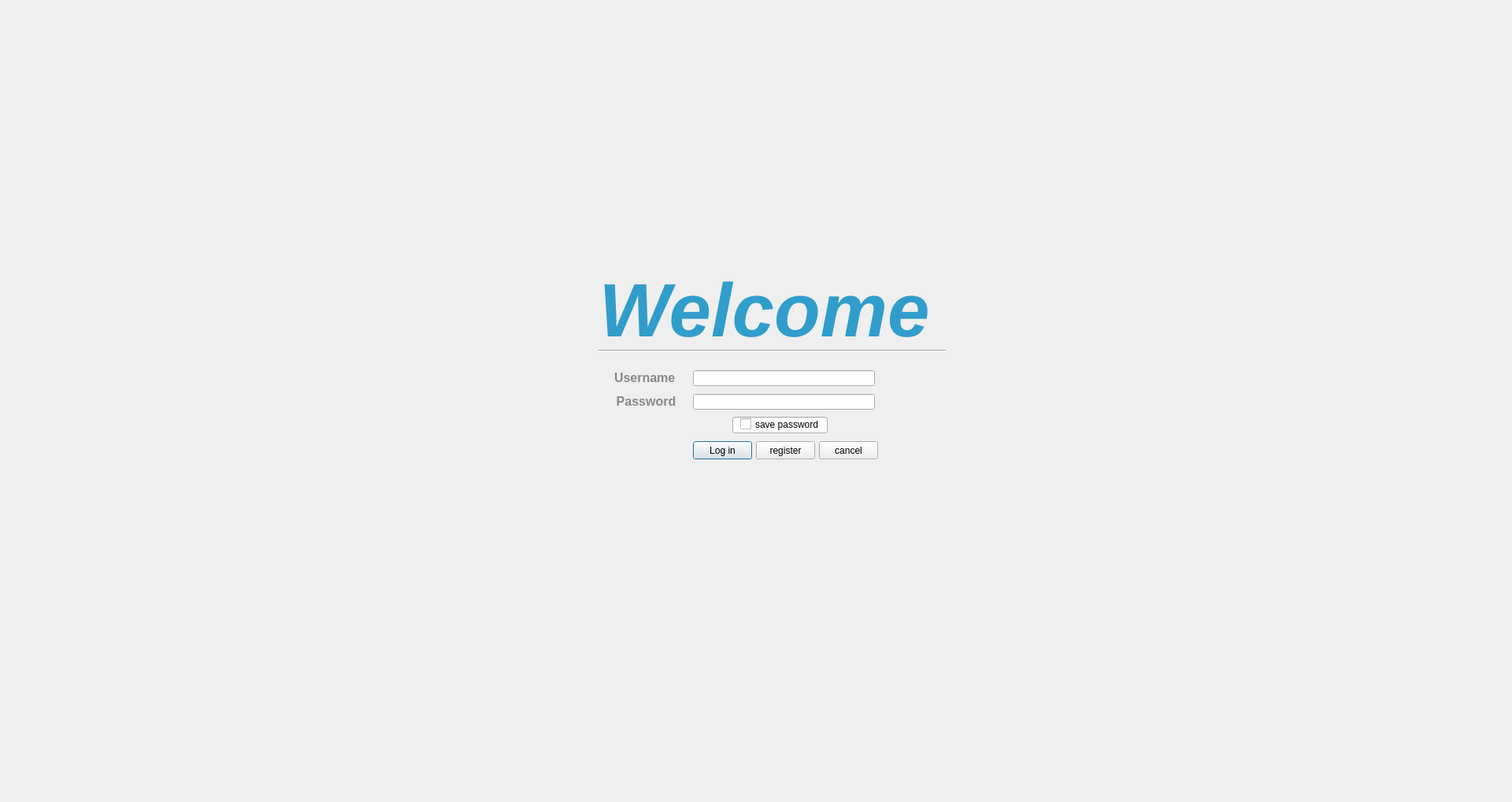
<?xml version="1.0" encoding="UTF-8"?>
<ui version="4.0">
 <class>Dialog</class>
 <widget class="QDialog" name="Dialog">
  <property name="geometry">
   <rect>
    <x>0</x>
    <y>0</y>
    <width>1920</width>
    <height>1018</height>
   </rect>
  </property>
  <property name="windowTitle">
   <string>Dialog</string>
  </property>
  <widget class="QLabel" name="label">
   <property name="geometry">
    <rect>
     <x>0</x>
     <y>0</y>
     <width>1920</width>
     <height>1080</height>
    </rect>
   </property>
   <property name="text">
    <string/>
   </property>
   <property name="pixmap">
    <pixmap>F:/Schule/07 Informatik Q11/03 Info-Projekt/Background_v2.png</pixmap>
   </property>
  </widget>
  <widget class="QPushButton" name="pushButton">
   <property name="geometry">
    <rect>
     <x>880</x>
     <y>560</y>
     <width>75</width>
     <height>23</height>
    </rect>
   </property>
   <property name="text">
    <string>Log in</string>
   </property>
  </widget>
  <widget class="QPushButton" name="pushButton_2">
   <property name="geometry">
    <rect>
     <x>1040</x>
     <y>560</y>
     <width>75</width>
     <height>23</height>
    </rect>
   </property>
   <property name="text">
    <string>cancel</string>
   </property>
  </widget>
  <widget class="QLineEdit" name="lineEdit">
   <property name="geometry">
    <rect>
     <x>880</x>
     <y>500</y>
     <width>231</width>
     <height>20</height>
    </rect>
   </property>
  </widget>
  <widget class="QLineEdit" name="lineEdit_2">
   <property name="geometry">
    <rect>
     <x>1500</x>
     <y>1080</y>
     <width>191</width>
     <height>20</height>
    </rect>
   </property>
  </widget>
  <widget class="QLineEdit" name="lineEdit_3">
   <property name="geometry">
    <rect>
     <x>880</x>
     <y>470</y>
     <width>231</width>
     <height>20</height>
    </rect>
   </property>
  </widget>
  <widget class="QLabel" name="label_2">
   <property name="geometry">
    <rect>
     <x>700</x>
     <y>340</y>
     <width>541</width>
     <height>111</height>
    </rect>
   </property>
   <property name="text">
    <string>&lt;html&gt;&lt;head/&gt;&lt;body&gt;&lt;p align=&quot;center&quot;&gt;&lt;span style=&quot; font-size:72pt; font-weight:600; font-style:italic; color:#319dcb;&quot;&gt;Welcome&lt;/span&gt;&lt;/p&gt;&lt;/body&gt;&lt;/html&gt;</string>
   </property>
  </widget>
  <widget class="Line" name="line">
   <property name="geometry">
    <rect>
     <x>760</x>
     <y>430</y>
     <width>441</width>
     <height>30</height>
    </rect>
   </property>
   <property name="baseSize">
    <size>
     <width>10</width>
     <height>9</height>
    </size>
   </property>
   <property name="orientation">
    <enum>Qt::Horizontal</enum>
   </property>
  </widget>
  <widget class="QLabel" name="label_3">
   <property name="geometry">
    <rect>
     <x>780</x>
     <y>470</y>
     <width>91</width>
     <height>20</height>
    </rect>
   </property>
   <property name="text">
    <string>&lt;html&gt;&lt;head/&gt;&lt;body&gt;&lt;p&gt;&lt;span style=&quot; font-size:12pt; font-weight:600; color:#888888;&quot;&gt;Username&lt;/span&gt;&lt;/p&gt;&lt;/body&gt;&lt;/html&gt;</string>
   </property>
  </widget>
  <widget class="QLabel" name="label_4">
   <property name="geometry">
    <rect>
     <x>1190</x>
     <y>1080</y>
     <width>91</width>
     <height>20</height>
    </rect>
   </property>
   <property name="text">
    <string>&lt;html&gt;&lt;head/&gt;&lt;body&gt;&lt;p&gt;&lt;span style=&quot; font-size:12pt; font-weight:600; color:#888888;&quot;&gt;Username&lt;/span&gt;&lt;/p&gt;&lt;/body&gt;&lt;/html&gt;</string>
   </property>
  </widget>
  <widget class="QLabel" name="label_5">
   <property name="geometry">
    <rect>
     <x>1300</x>
     <y>1080</y>
     <width>91</width>
     <height>20</height>
    </rect>
   </property>
   <property name="text">
    <string>&lt;html&gt;&lt;head/&gt;&lt;body&gt;&lt;p&gt;&lt;span style=&quot; font-size:12pt; font-weight:600; color:#888888;&quot;&gt;Username&lt;/span&gt;&lt;/p&gt;&lt;/body&gt;&lt;/html&gt;</string>
   </property>
  </widget>
  <widget class="QLabel" name="label_6">
   <property name="geometry">
    <rect>
     <x>1700</x>
     <y>1080</y>
     <width>91</width>
     <height>20</height>
    </rect>
   </property>
   <property name="text">
    <string>&lt;html&gt;&lt;head/&gt;&lt;body&gt;&lt;p&gt;&lt;span style=&quot; font-size:12pt; font-weight:600; color:#888888;&quot;&gt;Username&lt;/span&gt;&lt;/p&gt;&lt;/body&gt;&lt;/html&gt;</string>
   </property>
  </widget>
  <widget class="QLabel" name="label_7">
   <property name="geometry">
    <rect>
     <x>780</x>
     <y>500</y>
     <width>81</width>
     <height>20</height>
    </rect>
   </property>
   <property name="text">
    <string>&lt;html&gt;&lt;head/&gt;&lt;body&gt;&lt;p align=&quot;center&quot;&gt;&lt;span style=&quot; font-size:12pt; font-weight:600; color:#888888;&quot;&gt;Password&lt;/span&gt;&lt;/p&gt;&lt;/body&gt;&lt;/html&gt;</string>
   </property>
  </widget>
  <widget class="QPushButton" name="pushButton_3">
   <property name="geometry">
    <rect>
     <x>960</x>
     <y>560</y>
     <width>75</width>
     <height>23</height>
    </rect>
   </property>
   <property name="text">
    <string>register</string>
   </property>
  </widget>
  <widget class="QCheckBox" name="checkBox">
   <property name="geometry">
    <rect>
     <x>940</x>
     <y>530</y>
     <width>141</width>
     <height>17</height>
    </rect>
   </property>
   <property name="text">
    <string>save password</string>
   </property>
  </widget>
  <widget class="QLineEdit" name="lineEdit_4">
   <property name="geometry">
    <rect>
     <x>930</x>
     <y>529</y>
     <width>121</width>
     <height>21</height>
    </rect>
   </property>
  </widget>
  <zorder>label</zorder>
  <zorder>pushButton</zorder>
  <zorder>pushButton_2</zorder>
  <zorder>lineEdit</zorder>
  <zorder>lineEdit_2</zorder>
  <zorder>lineEdit_3</zorder>
  <zorder>label_2</zorder>
  <zorder>line</zorder>
  <zorder>label_3</zorder>
  <zorder>label_4</zorder>
  <zorder>label_5</zorder>
  <zorder>label_6</zorder>
  <zorder>label_7</zorder>
  <zorder>pushButton_3</zorder>
  <zorder>lineEdit_4</zorder>
  <zorder>checkBox</zorder>
 </widget>
 <resources/>
 <connections/>
</ui>
